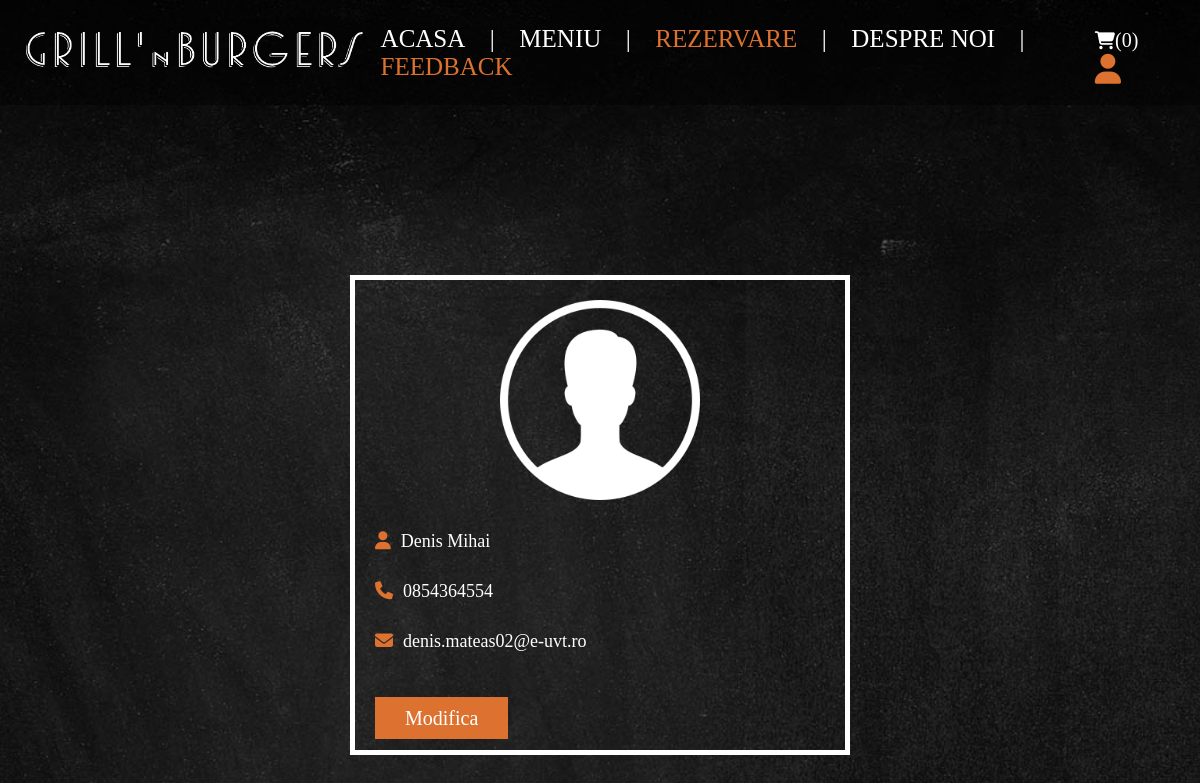
Page /profile.php (signed in) on the committed database.
### tables this page shows
CREATE TABLE `users` (
  `id` int(100) NOT NULL,
  `name` varchar(20) NOT NULL,
  `email` varchar(50) NOT NULL,
  `number` varchar(10) NOT NULL,
  `password` varchar(50) NOT NULL,
  `address` varchar(500) NOT NULL
);

### profile.php (the view, shortened to what this page needs)
<?php
include 'components/connect.php';
?>
<!DOCTYPE html>
<html lang="en">
<head>
   <link rel="stylesheet" href="https://cdnjs.cloudflare.com/ajax/libs/font-awesome/6.1.1/css/all.min.css">
   <link rel="stylesheet" href="css/style.css">
   <link rel="stylesheet" href="css/header.css">
   <link rel="stylesheet" href="css/products.css">
   <link rel="stylesheet" href="css/contact.css">
   <link rel="stylesheet" href="css/checkout.css">
   <link rel="stylesheet" href="css/orders_forms.css">
</head>
<body style="background-image: url('./images/greybg.jpg')">
<?php include 'components/user_header.php'; ?>
<section class="user-details">
   <div class="user">
      <img src="images/logo.png" alt="">
      <p><i class="fas fa-user" style="color:#dd7230"></i><span><span><?= $fetch_profile['name']; ?></span></span></p>
      <p><i class="fas fa-phone" style="color:#dd7230"></i><span><?= $fetch_profile['number']; ?></span></p>
      <p><i class="fas fa-envelope" style="color:#dd7230"></i><span><?= $fetch_profile['email']; ?></span></p>
      <br><br><a href="update_profile.php" class="btn-user" style="margin-top:20px">Modifica</a>
   </div>
</section>
</body>
</html>

### css/style.css (style rules this page uses)
html { margin: 0; height: 100%; font-size: 62.5%; overflow-x: hidden; scroll-behavior: smooth; stop-opacity: 7rem; }
body { height: 100%; width: 100%; margin: 0; background-size: cover; background-repeat: no-repeat; background-attachment: fixed; background-position: center; }
* { scroll-behavior: smooth; font-family: 'Raleway', 'bold'; font-size: 18px; box-sizing: border-box; text-decoration: none; color: white; margin: 0; padding: 0; scroll-margin-block: 100px; }
section { margin:0 auto; max-width: 1200px; padding:2rem; }

### css/header.css (style rules this page uses)
html, body { height: 100%; width: 100%; margin: 0; }
section { height: 100%; width: 100%; }
section:nth-child(2) { background-repeat: no-repeat; background-attachment: fixed; background-size: 100% 100%; }

### css/orders_forms.css (style rules this page uses)
.user-details .user { max-width: 50rem; margin:15rem auto; border:0.5rem solid white; padding:2rem; }
.user-details .user img { width: 100%; height: 20rem; object-fit: contain; margin-bottom: 1rem; }
.user-details .user p { padding:1rem 0; line-height: 1.5; font-size: 2rem; color: white; }
.user-details .user p span { color:white; }
.user-details .user p i { margin-right: 1rem; color:white; }
.btn-user { background-color: #dd7230; color:white; text-align: center; margin-top: 1rem; font-size: 2rem; margin-top:1rem; padding:1rem 3rem; cursor: pointer; text-transform: capitalize; transition: .2s linear; }

### rows in the picture
users: name "Denis Mihai", number "0854364554", email "denis.mateas02@e-uvt.ro"

### other values in the picture
$total_cart_items "0"
